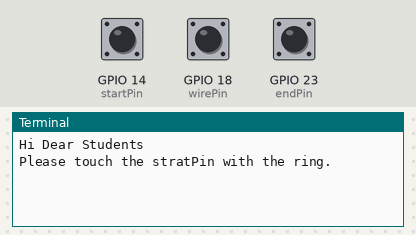
This program was run on a simulated Raspberry Pi (BCM pin numbers). Parts: the last lines printed to the terminal. The test bench sets the inputs (shaded band); at power-on: GPIO 14 (startPin) LOW, GPIO 18 (wirePin) LOW, GPIO 23 (endPin) LOW.

Above: at 1.2 s.
1.3 s: GPIO 14 (startPin) pulled HIGH for 0.15 s
At 2.1 s:
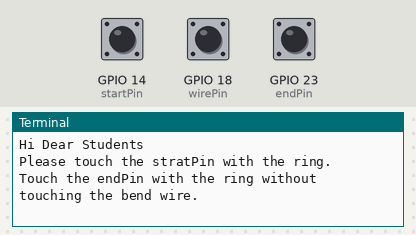
2.9 s: GPIO 18 (wirePin) pulled HIGH for 0.15 s
At 3.3 s:
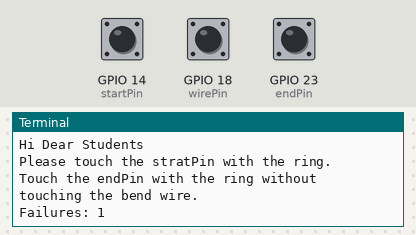
4.5 s: GPIO 23 (endPin) pulled HIGH for 0.15 s
At 5.7 s:
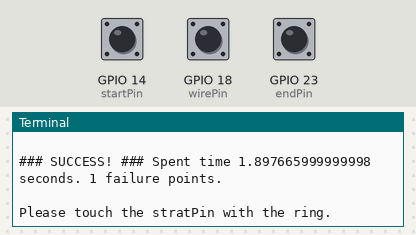

Measured:
- after the input at 1.3 s, the terminal: prints a new line at once (image 1)
- after the input at 2.9 s, the terminal: prints a new line at once (image 2)
- after the input at 4.5 s, the terminal: prints a new line at once (image 3)

The program:

steady-hands-max-failures.py
```python
# python3
# Steady hands game
# Original version: https://github.com/ynedelchev/steady-hands-rpi/blob/master/python/en/steady-hands.py
# Do a hardware setup with wires like this:
#                    __
#           _______ /__\______
#          /        \__/      \
#         /            \       \
#        /              \       \
#  -+    |               |       |    +-
# ==|====|============== | ======|====|======== stable base
#   A    C               D            B
# start  wire            dum          end
# rest                                rest
#
# Where D is a wire loop around the wire C.
# Connect them to the pins in the RaspberryPi board like this:
#
#                  A         C         B
#                  |         |         |
#   /==============V=========V=========V=================== = =  =   ~
#   | 5V  5V  GR  14   15   18   -    23   24   -    25    8
#   | (2) (4) (6) (8) (10) (12) (14) (16) (18) (20) (22) (24) . . .
#   | (1) (3) (5) (7) ( 9) (11) (13) (15) (17) (19) (21) (23) . . .  ~
#   | 3V   2   3   4   -    17   27   22   -^   10    9   11
#   |                                       |
#   |                                       |                        ~
#    ~ ~ ~ ~ ~ ~ ~ ~ ~ ~ ~ ~ ~ ~ ~ ~ ~ ~ ~ ~|~ ~ ~ ~ ~ ~ ~ ~  ~  ~   ~
#                                           |
#                                           D
#
import RPi.GPIO as GPIO
import time

startPin      = 14
endPin        = 23
wirePin       = 18
secondsPunishment = 0.2
maxNumberOfFailures = 5;

GPIO.setmode(GPIO.BCM)
GPIO.setup(startPin, GPIO.IN, pull_up_down=GPIO.PUD_DOWN)
GPIO.setup(endPin, GPIO.IN, pull_up_down=GPIO.PUD_DOWN)
GPIO.setup(wirePin, GPIO.IN, pull_up_down=GPIO.PUD_DOWN)

print("Hi Dear Students")

while True:
        if not GPIO.input(startPin):
                print("Please touch the stratPin with the ring.")

        while not GPIO.input(startPin):
                time.sleep(0.01)

        print("Touch the endPin with the ring without touching the bend wire. ")
        time.sleep(1.5)
        numberOfFailures = 0
        startTime = time.clock()

        while not (GPIO.input(endPin) or GPIO.input(startPin) or numberOfFailures > maxNumberOfFailures):
                if GPIO.input(wirePin):
                        numberOfFailures = numberOfFailures + 1
                        print("Failures: "+ str(numberOfFailures))
                        time.sleep(secondsPunishment)

        if not GPIO.input(startPin):
                if numberOfFailures <= maxNumberOfFailures:
                        score = time.clock() - startTime + (numberOfFailures * secondsPunishment)
                        print("\n### SUCCESS! ### Spent time "+ str(score)+ " seconds. "+ str(numberOfFailures) + " failure points.\n")
                else:
                        print("Max number of failures reached. Try again.")
```
